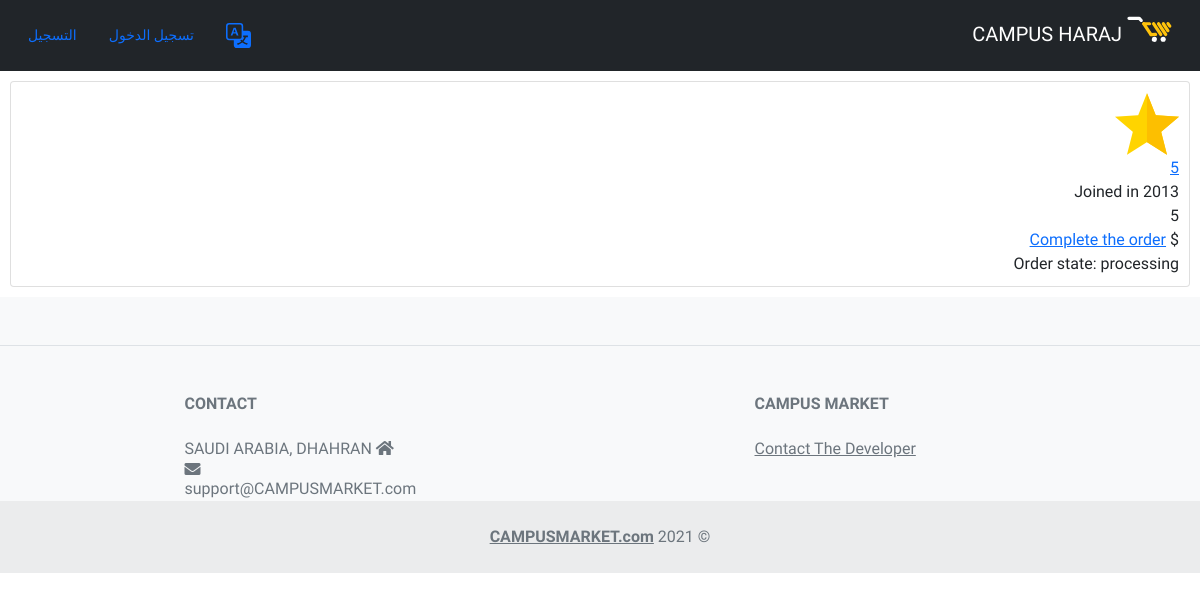
Before: /order/ (signed in) with the older database file.
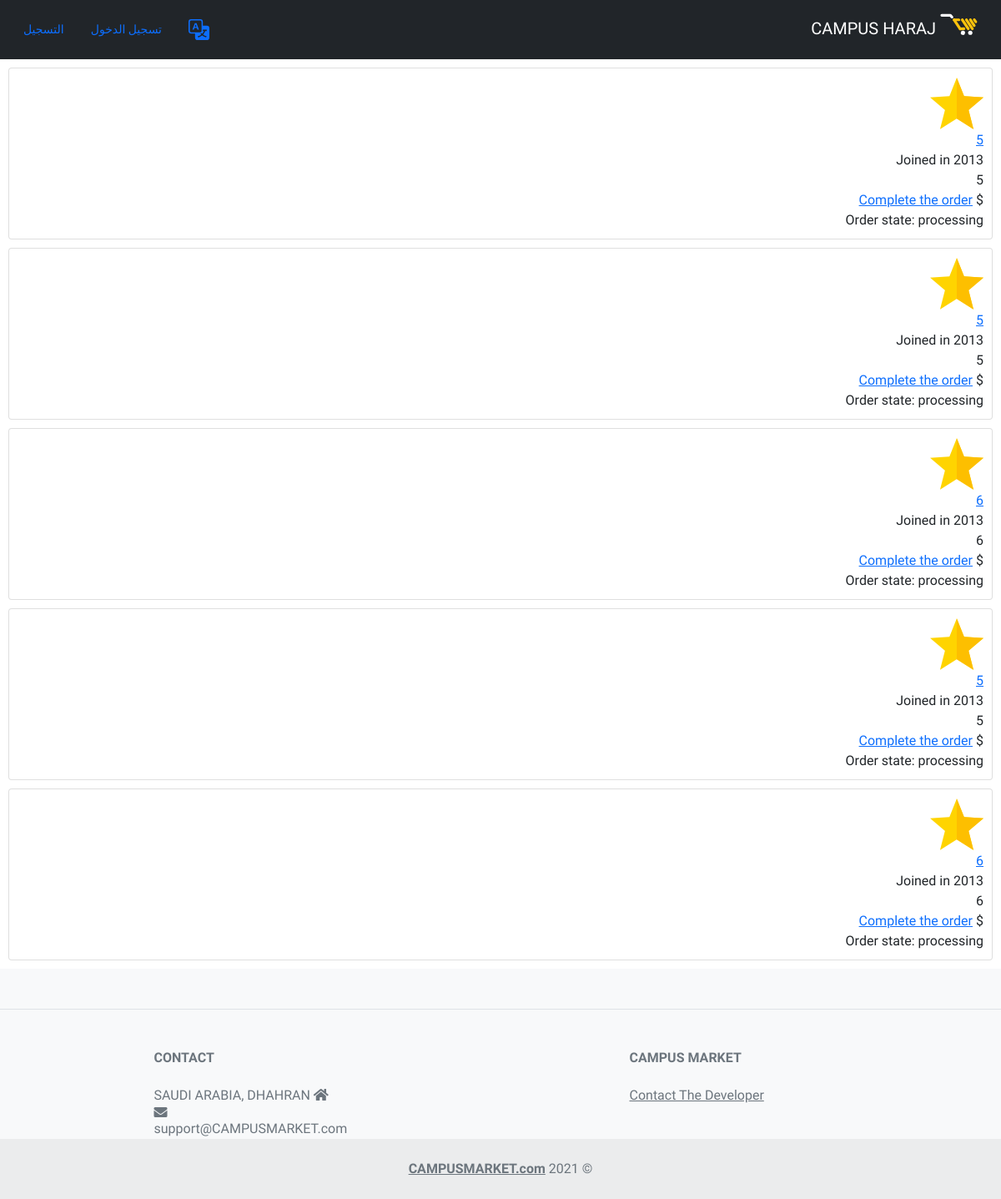
After: the same page with the newer database file.
### polls/models.py (models this page shows)
class Order(models.Model):
    seller=models.TextField(max_length=200, null=True)
    buyer=models.TextField(max_length=200, null=True)
    product=models.TextField(max_length=700, null=True)
    state=models.IntegerField(default=1)
    product_qentity=models.IntegerField(default=1)

### polls/views.py (the view)
# urls.py: path('order/', views.order, name="order"),
def order(request):
    if (request.session.get('theuser')):
        euser = User.objects.get(username=request.session.get('theuser'))
        orders = Order.objects.filter(seller=euser.username)
    return render(request, 'polls/order.html',{'username':euser,'orders':orders,'lang':lang})

### polls/templatetags/index.py (called while the page is built)
@register.filter
def getImgUrl(url):
    if(url):
        return url[5:]
    else:
        return "/static/pic_folder/star.png"

@register.filter
def orderStat(st):
    if(st==1):
        return "processing"
    elif(st==2):
        return "completed"

@register.filter
def dir(lang0):
    if (lang =='ar'):
        return 'rtl'
    return 'ltr'

### polls/templates/polls/order.html (shortened to what this page needs)
 {% extends 'head.html' %}
 {% block content %}
      {% load index %}
 {% for order in orders %}
<div class="ui card">
  <div class="image">
    <img src="{{ item.product.product_img.name|getImgUrl }}">
  </div>
  <div class="content">
    <a class="header">{{ order.product }}</a>
    <div class="meta">
      <span class="date">Joined in 2013</span>
    </div>
    <div class="description">
     {{ order.product }}
    </div>
  </div>
  <div class="extra content">
    <a>
      {{ order.product.product_price }} $
        <a class="ui button" href="{% url 'polls:orderCompletion' order.id %}">Complete the order</a>
    </a>
  </div>
    <div class="extra content">
    <label >Order state:
        {{ order.state|orderStat }}
    </label>
  </div>
</div>
 {% endfor%}
{% endblock %}

### polls/templates/polls/head.html (shortened to what this page needs)
 {% load static %}
 {% load index %}
 <html dir="{{ lang|dir }}" lang="ar">
<head>
    <link rel="stylesheet" href="https://use.fontawesome.com/releases/v5.7.0/css/all.css">
    <link href="https://cdn.jsdelivr.net/npm/bootstrap@5.0.0-beta2/dist/css/bootstrap.min.css" rel="stylesheet">
    <link rel="stylesheet" type="text/css" href="{% static 'css/all.css' %}">
    <link rel="stylesheet" type="text/css" href="{% static 'css/cartStyle.css' %}">
    <link rel="stylesheet" type="text/css" href="{% static 'css/style.css' %}">
    <link rel="stylesheet" type="text/css" href="{% static 'css/colors.css' %}">
</head>
<body>
    <nav class="navbar navbar-expand-lg navbar-dark bg-dark ">
        <div class="container-fluid">
            <a href="{% url 'polls:index'%}" class="navbar-brand">
                <img style='height:45px' src="{% static 'polls/cmarket.svg' %}"> CAMPUS HARAJ
            </a>
            <div class="collapse navbar-collapse" id="navbarSupportedContent">
                <span class="nav-item">
                    <a href="{% url 'polls:lang' %}" class="nav-link btn-sm btn-outline-light" link>
                              </a>
                </span>
                {% if theuser %}
                <span class="nav-item">
                    <a href="{% url 'polls:panel' 'OrderTobeShipped' %}" class="nav-link btn-sm btn-outline-light">{{ theuser.username }}</a>
                </span>
                <span class="nav-item">
                    <a href="{% url 'polls:cart' %}" class="nav-link btn-sm btn-outline-light" link><svg xmlns="http://www.w3.org/2000/svg" width="25" height="25" fill="currentColor" class="bi bi-cart3" viewBox="0 0 16 16">
                                <path d="M0 1.5A.5.5 0 0 1 .5 1H2a.5.5 0 0 1 .485.379L2.89 3H14.5a.5.5 0 0 1 .49.598l-1 5a.5.5 0 0 1-.465.401l-9.397.472L4.415 11H13a.5.5 0 0 1 0 1H4a.5.5 0 0 1-.491-.408L2.01 3.607 1.61 2H.5a.5.5 0 0 1-.5-.5zM3.102 4l.84 4.479 9.144-.459L13.89 4H3.102zM5 12a2 2 0 1 0 0 4 2 2 0 0 0 0-4zm7 0a2 2 0 1 0 0 4 2 2 0 0 0 0-4zm-7 1a1 1 0 1 1 0 2 1 1 0 0 1 0-2zm7 0a1 1 0 1 1 0 2 1 1 0 0 1 0-2z"/>
                              </svg></a>
                </span>
                <span class="nav-item">
                    <a href="{% url 'polls:logout' %}" class="nav-link btn-sm btn-outline-danger"><svg xmlns="http://www.w3.org/2000/svg" width="25" height="25" fill="currentColor" class="bi bi-box-arrow-right" viewBox="0 0 16 16">
                                <path fill-rule="evenodd" d="M10 12.5a.5.5 0 0 1-.5.5h-8a.5.5 0 0 1-.5-.5v-9a.5.5 0 0 1 .5-.5h8a.5.5 0 0 1 .5.5v2a.5.5 0 0 0 1 0v-2A1.5 1.5 0 0 0 9.5 2h-8A1.5 1.5 0 0 0 0 3.5v9A1.5 1.5 0 0 0 1.5 14h8a1.5 1.5 0 0 0 1.5-1.5v-2a.5.5 0 0 0-1 0v2z"/>
                                <path fill-rule="evenodd" d="M15.854 8.354a.5.5 0 0 0 0-.708l-3-3a.5.5 0 0 0-.708.708L14.293 7.5H5.5a.5.5 0 0 0 0 1h8.793l-2.147 2.146a.5.5 0 0 0 .708.708l3-3z"/>
                              </svg></a>
                </span> {% else %}
                <span class="nav-item">
                    <a href="{% url 'polls:login' %}" class="nav-link btn-sm btn-outline-light">{{ 'Login'|translation:lang}}</a>
                </span>
                <span class="nav-item">
                    <a href="{% url 'polls:signup' %}" class="nav-link btn-sm btn-outline-light">{{ 'Sign Up'|translation:lang}}</a>
                </span>
                {% endif %}
            </div>
        </div>
    </nav>
    {% block content %} {% endblock %}
<footer class="text-center text-lg-start bg-light text-muted">
    <section
      class="d-flex justify-content-center justify-content-lg-between p-4 border-bottom"
    >
    </section>
    <section class="">
      <div class="container text-center text-md-start mt-5">
        <div class="row mt-3">
          <div class="col-md-3 col-lg-4 col-xl-3 mx-auto mb-4">
            <h6 class="text-uppercase fw-bold mb-4">
              CAMPUS MARKET
            </h6>
            <p>
              <a class="text-reset" href="https://ahmedalmoairfi.sa">Contact The Developer</a>
            </p>
          </div>
          <div class="col-md-4 col-lg-3 col-xl-3 mx-auto mb-md-0 mb-4">
            <h6 class="text-uppercase fw-bold mb-4">
              Contact
            </h6>
            <p><i class="fas fa-home me-3"></i> SAUDI ARABIA, DHAHRAN</p>
            <p>
              <i class="fas fa-envelope me-3"></i>
              support@CAMPUSMARKET.com
            </p>
          </div>
        </div>
      </div>
    </section>
    <div class="text-center p-4" style="background-color: rgba(0, 0, 0, 0.05);">
      © 2021
      <a class="text-reset fw-bold" href="https://CAMPUSMARKET.com/">CAMPUSMARKET.com</a>
    </div>
  </footer>
</body>
</html>

### polls/static/css/all.css (style rules this page uses)
.fa, .fas, .far, .fal, .fad, .fab { -moz-osx-font-smoothing: grayscale; -webkit-font-smoothing: antialiased; display: inline-block; font-style: normal; font-variant: normal; text-rendering: auto; line-height: 1; }
.fa-envelope:before { content: "\f0e0"; }
.fa-home:before { content: "\f015"; }

### polls/static/css/style.css (style rules this page uses)
.card { margin: 10px; padding: 10px; }
p { margin: 0px; }
body { font-family: 'Cairo'; }

### polls/templates/polls/head.html (style rules this page uses)
body { background-color: #ffffff; }

Changed rows visible on the page:
added Order: product "5", state|orderStat "processing"
added Order: product "6", state|orderStat "processing"
added Order: product "5", state|orderStat "processing"
added Order: product "6", state|orderStat "processing"
